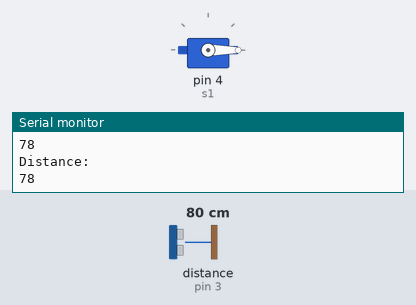
Recording of a sketch running on a simulated Arduino Uno, built with avr-gcc and run on an emulated ATmega328P. Shown: servo, the last lines printed to the serial monitor. Wiring (inferred from the names in the program): ultrasonic range finder: trigger pin 2; echo pin 3. The test bench sets the inputs (shaded band); at power-on: distance to the obstacle (sensor on pin 3) 80 cm. The echo pulse lasts 58.3 µs per cm.

Above: at 1.2 s.
1.3 s: distance to the obstacle (sensor on pin 3) set to 32 cm
2.8 s: distance to the obstacle (sensor on pin 3) set to 28 cm
At 3.4 s:
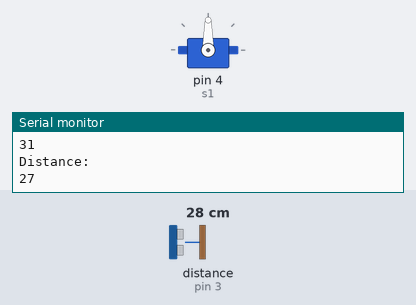
4.3 s: distance to the obstacle (sensor on pin 3) set to 35 cm
At 6.1 s:
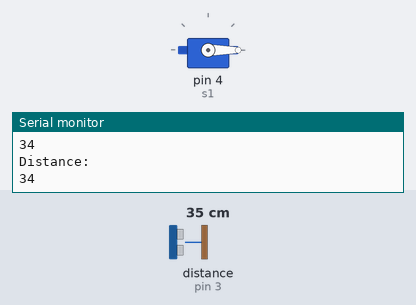
6.4 s: distance to the obstacle (sensor on pin 3) set to 2 cm
At 7.7 s:
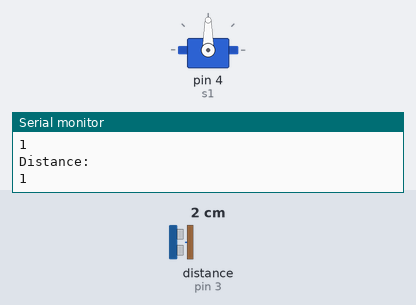
Timing chart, 0 to 8.9 s (numbered marks = the images above; inputs shaded):
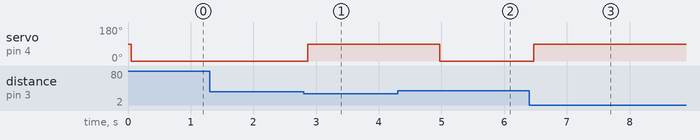

Measured:
- the behaviour switches between 31 and 30 cm on distance to the obstacle (sensor on pin 3) (found by bisection; images 0 and 1)
- after the input at 2.8 s, servo on pin 4 (s1): 0° → 90° after 0.06 s
- after the input at 4.3 s, servo on pin 4 (s1): 90° → 0° after 0.67 s
- after the input at 6.4 s, servo on pin 4 (s1): 0° → 90° after 0.07 s

The sketch:

auto_door.ino
```cpp
#include <Servo.h>
Servo s1;
const int trigPin = 2;
const int echoPin = 3;
long duration;
int distanceCm;
void setup()
{

Serial.begin(9600);
pinMode(trigPin, OUTPUT);
pinMode(echoPin, INPUT);

s1.attach(4);

}
void loop() {
    digitalWrite(trigPin, LOW);
    delayMicroseconds(2);
    digitalWrite(trigPin, HIGH);
    delayMicroseconds(10);
    digitalWrite(trigPin, LOW);
    duration = pulseIn(echoPin, HIGH);
    distanceCm= duration*0.034/2;
    Serial.println("Distance: ");
    Serial.println(distanceCm);
    delay(50);

    if(distanceCm <30){
        s1.write(90);
        delay(1000);
    }

    else{
        s1.write(0);
        delay(10);
    }

}
```
